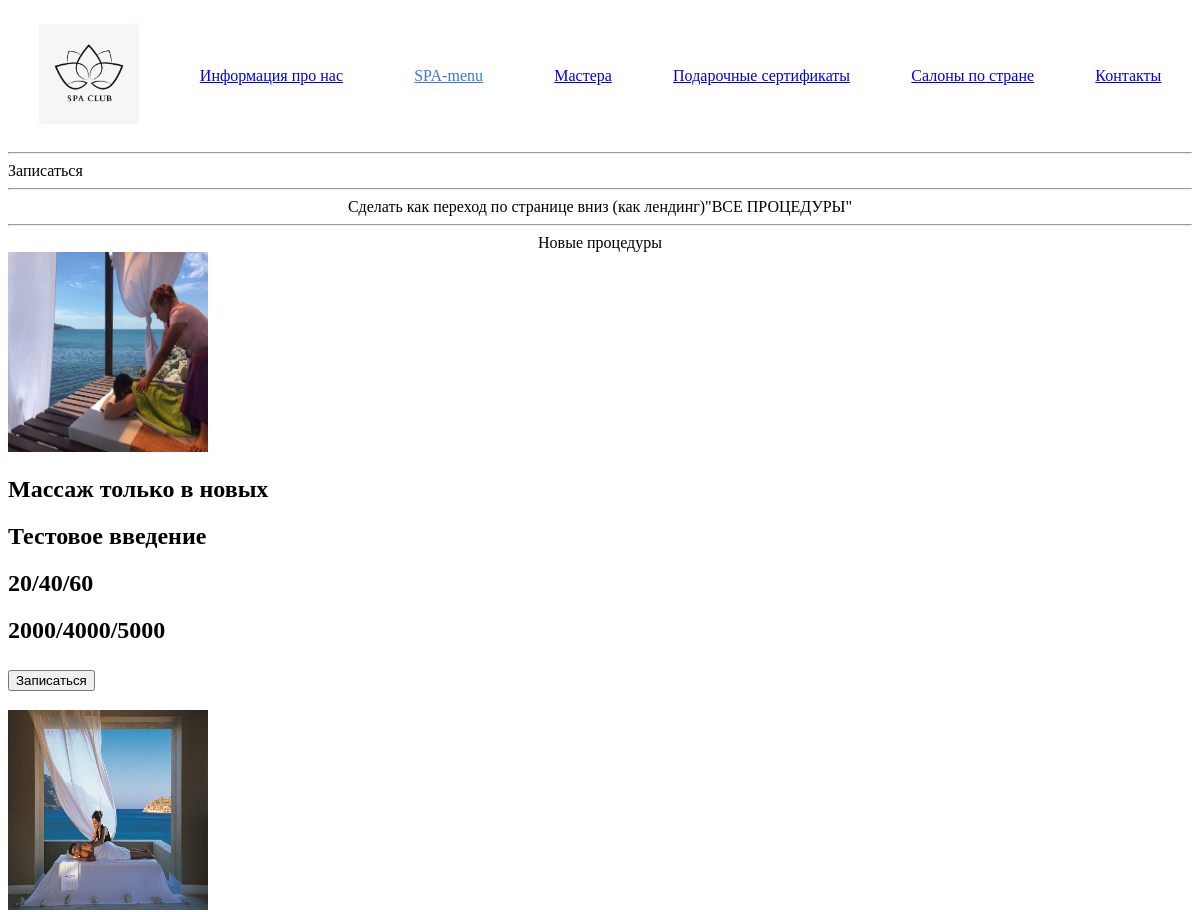
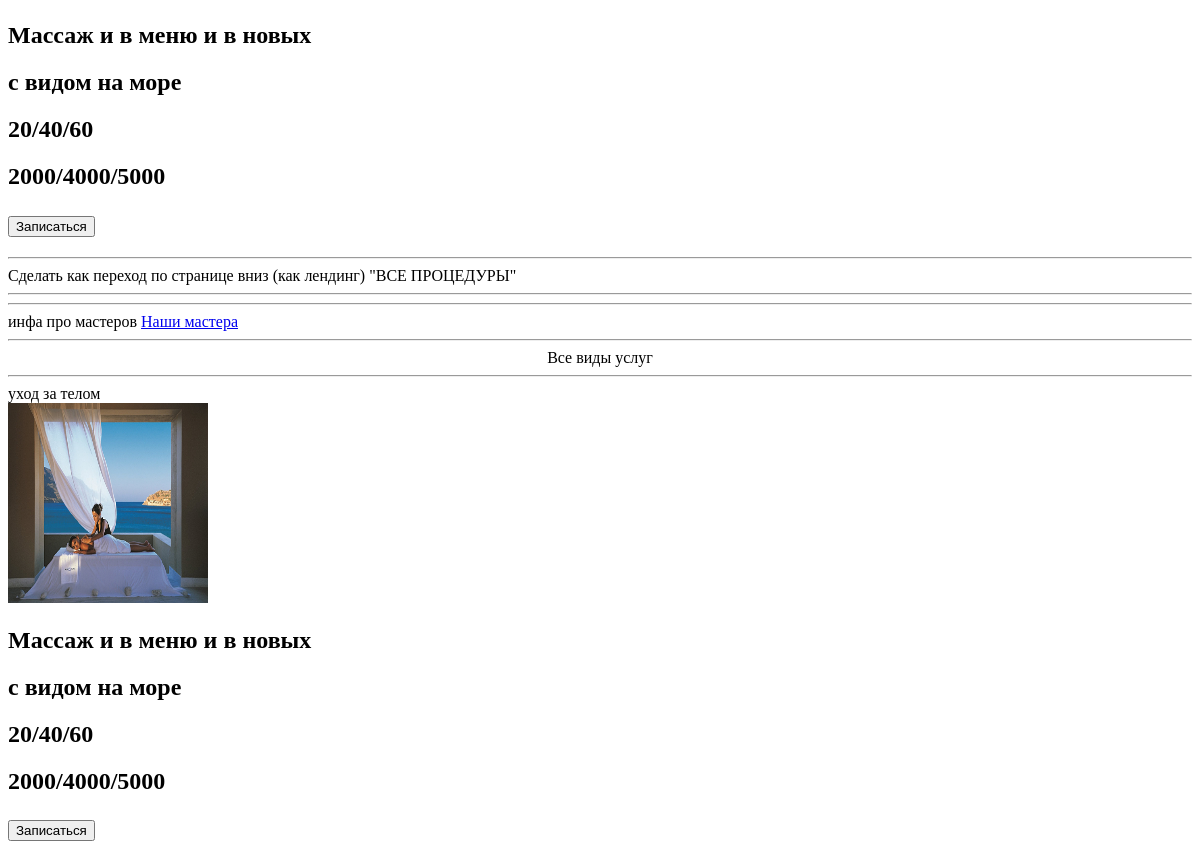
Screenshot of /home/Sea_SPA/ with the database file from the repository (2 pictures, top to bottom).
### spa/models.py (models this page shows)
class Sea_spa_BC(models.Model):
    photo = models.ImageField(upload_to='static/photo/photo_care/', verbose_name='уходовое фото')
    title = models.CharField(max_length=100, verbose_name='Заголовок')
    content = models.CharField(max_length=250, verbose_name='описание')
    time = models.CharField(max_length=50, null=True, blank=True, verbose_name='время в формате "X/X/X"')
    price = models.CharField(max_length=50, null=False, blank=True, verbose_name='цена в формате "X/X/X"')
    new = models.BooleanField(default=False, verbose_name='Добавить в раздел "Новые процедуры" ')
    view = models.BooleanField(default=True, verbose_name='Отображать в общем меню')
    time_create = models.DateTimeField(verbose_name="Время создания", default=datetime.now(), )
    time_update = models.DateTimeField(verbose_name="Время изменения", default=datetime.now(), )
    class Meta:
        verbose_name_plural = 'SEA-SPA (Уход за телом)'
        verbose_name = 'SPA-ритуалы (Уход за телом)'

class Sea_SPA_RT(models.Model):
    photo = models.ImageField(upload_to='static/photo/photo_rituals/', verbose_name='уходовое фото')
    title = models.CharField(max_length=100, verbose_name='Заголовок')
    content = models.CharField(max_length=250, verbose_name='описание')
    time = models.CharField(max_length=50, null=True, blank=True, verbose_name='время в формате "X/X/X"')
    price = models.CharField(max_length=50, null=False, blank=True, verbose_name='цена в формате "X/X/X"')
    new = models.BooleanField(default=False, verbose_name='Добавить в раздел "Новые процедуры" ')
    view = models.BooleanField(default=False, verbose_name='Отображать в общем меню меню')
    time_create = models.DateTimeField(verbose_name="Время создания", default=datetime.now(), )
    time_update = models.DateTimeField(verbose_name="Время изменения", default=datetime.now(), )
    class Meta:
        verbose_name_plural = 'SEA-SPA (Виды массажа)'
        verbose_name = 'SPA-ритуалы (Вид массажа)'

### spa/views.py (the view)
# urls.py: path('Sea_SPA/', Sea_SPA, name='Sea_spa'),
def Sea_SPA(request):
    bd_rt = Sea_SPA_RT.objects.all()
    bd_bc = Sea_spa_BC.objects.all()
    context = {'bd_bc': bd_bc, 'bd_rt': bd_rt}
    return render(request, 'spa_ss/Sea_spa.html', context)

### spa/templates/spa_ss/Sea_SPA.html (shortened to what this page needs)
{% extends 'layout/basic.html' %}
{% load static %}
{% block content %}
<hr>
<a>Записаться</a>
    <hr>
    <center><a>Сделать как переход по странице вниз (как лендинг)"ВСЕ ПРОЦЕДУРЫ"</a></center>
    <hr>
<center><a>Новые процедуры</a></center>
    {% for bd_bcs in bd_bc %}
        {% if bd_bcs.new == True %}
            <img src="{{ bd_bcs.photo.url }}" alt="" width="200" height="200"/>
            <h2>{{ bd_bcs.title }}</h2>
            <h2>{{ bd_bcs.content }}</h2>
            <h2>{{ bd_bcs.time }}</h2>
            <h2>{{ bd_bcs.price }}</h2>
            <h2><button type="submit">Записаться</button></h2>
        {% endif %}
    {% endfor %}
    {% for bd_rts in bd_rt %}
        {% if bd_rts.new == True %}
            <img src="{{ bd_rts.photo.url }}" alt="" width="200" height="200"/>
            <h2>{{ bd_rts.title }}</h2>
            <h2>{{ bd_rts.content }}</h2>
            <h2>{{ bd_rts.time }}</h2>
            <h2>{{ bd_rts.price }}</h2>
            <h2><button type="submit">Записаться</button></h2>
        {% endif %}
    {% endfor %}
    <hr>
    <a>Сделать как переход по странице вниз (как лендинг) "ВСЕ ПРОЦЕДУРЫ"</a>
    <hr>
    <hr>
    <a>инфа про мастеров</a>
    <a href="url {{ masters }}">Наши мастера</a>
<hr>
        <center><a>Все виды услуг</a></center>
<hr>
    <div><a>уход за телом</a></div>
    {% for bd_rts in bd_rt %}
        {% if bd_rts.view == True %}
            <img src="{{ bd_rts.photo.url }}" alt="" width="200" height="200"/>
            <h2>{{ bd_rts.title }}</h2>
            <h2>{{ bd_rts.content }}</h2>
            <h2>{{ bd_rts.time }}</h2>
            <h2>{{ bd_rts.price }}</h2>
            <h2><button type="submit">Записаться</button></h2>
        {% endif %}
    {% endfor %}
{% endblock %}

### static/css/flex.css (style rules this page uses)
hr { display: block; margin-top: 0.5em; margin-bottom: 0.5em; margin-left: auto; margin-right: auto; border-style: inset; border-width: 1px; }

### rows the page displays
Sea_spa_BC: photo (picture), title "Массаж только в новых", content "Тестовое введение", time "20/40/60", price "2000/4000/5000"
Sea_SPA_RT: photo (picture), title "Массаж и в меню и в новых", content "с видом на море", time "20/40/60", price "2000/4000/5000"
